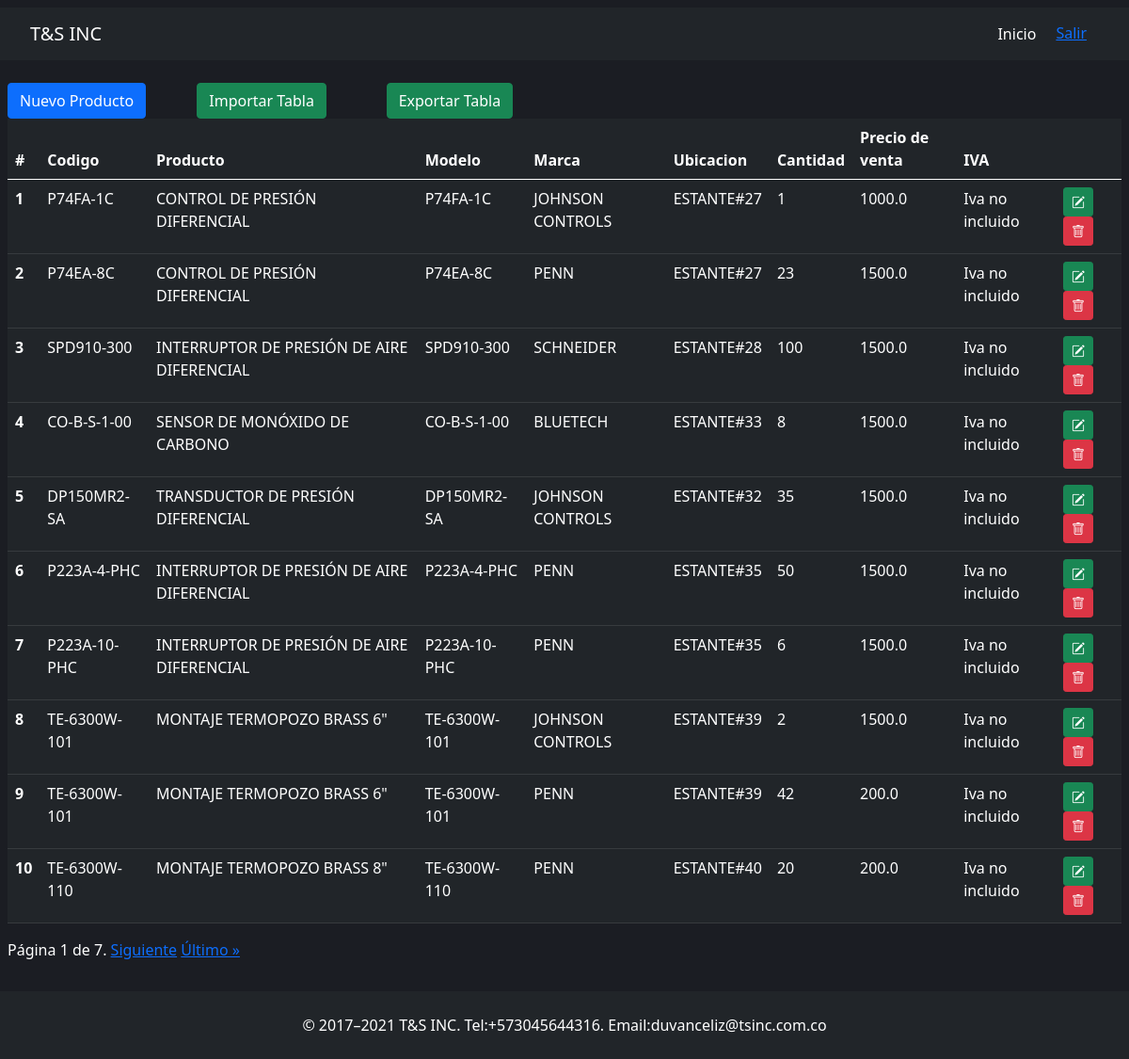
The page /product/ (signed in) on the database as committed earlier.
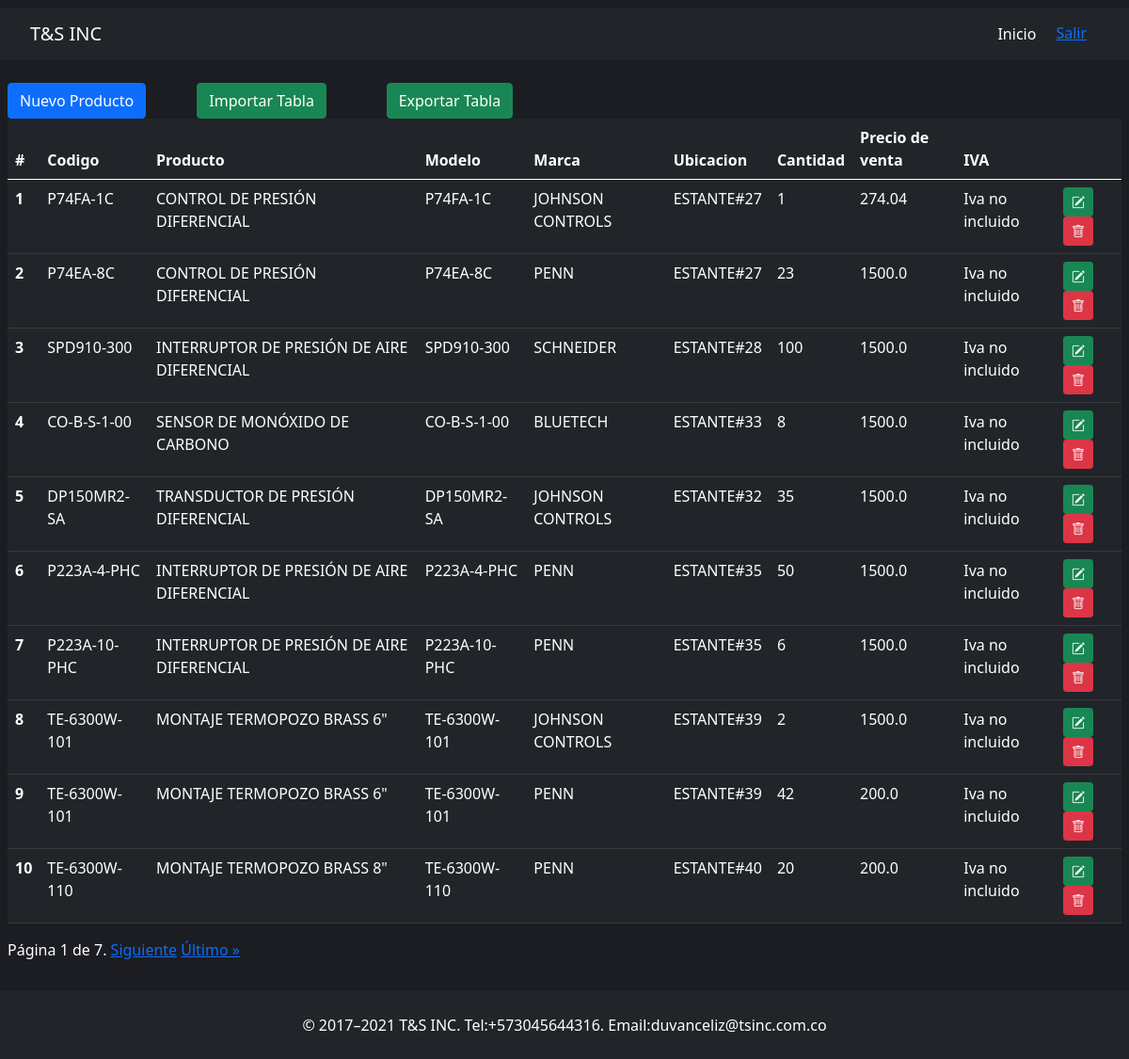
The same page on the database as committed later.
### tsinc/models.py (models this page shows, shortened)
class Product(models.Model):
    code = models.CharField(max_length=200, default=None)
    product_name = models.CharField(max_length=200, default=None)
    factory_ref = models.CharField(max_length=200, default=None)
    model = models.CharField(max_length=200, default=None)
    sale_price = models.FloatField()
    brand = models.CharField(max_length=200, default=None)
    location = models.CharField(max_length=200, default=None)
    quantity = models.IntegerField()
    point = models.CharField(max_length=100,null=True,blank=True)
    description = models.CharField(max_length=200,null=True,blank=True)
    iva = models.BooleanField(default=False)
    date = models.DateField(default=datetime.date.today)

### tsinc/views.py (the view)
# urls.py: path('product/', views.product, name='product' ),
@login_required
def product(request):
    product = Product.objects.all()
    paginator = Paginator(product, 10)
    page_number = request.GET.get('page')
    page_obj = paginator.get_page(page_number)
    return render(request, 'product.html',{'page_obj': page_obj})

### tsinc/templates/product.html (shortened to what this page needs)
{% extends 'layout.html' %} {% block body %}
<div class="container">
  <div class="row">
    <div class="col-2"><a class="btn btn-primary" href="{% url 'create_product' %}">Nuevo Producto</a></div>
    <div class="col-2"><a class="btn btn-success" href="{% url 'uploadproducts' %}">Importar Tabla</a></div>
    <div class="col-2"><a class="btn btn-success" href="{% url 'download_products' %}">Exportar Tabla</a></div>
  </div>
    <div class="row">
      <div class="col-12">
        <table class="table table-hover table-dark">
          <thead>
            <tr>
              <th scope="col">#</th>
              <th scope="col">Codigo</th>
              <th scope="col">Producto</th>
              <th scope="col">Modelo</th>
              <th scope="col">Marca</th>
              <th scope="col">Ubicacion</th>
              <th scope="col">Cantidad</th>
              <th scope="col">Precio de venta</th>
              <th scope="col">IVA</th>
              <th scope="col"></th>
            </tr>
          </thead>
          <tbody>
            <tr>
              {% for product in page_obj %}
              <th scope="row">{{product.id}}</th>
              <td>
                {{product.code}}
              </td>
              <td>{{product.product_name}}</td>
              <td>
                {{product.model}}
              </td>
              <td>
                {{product.brand}}
              </td>
              <td>
                {{product.location}}
              </td>
              <td>
                {{product.quantity}}
              </td>
              <td>
                {{product.sale_price}}
              </td>
              <td>
                {% if product.iva == False%}
                Iva no incluido
                {%else%}
                Iva incluido
                {% endif %}
              </td>
              <td>
                <button class="btn btn-success btn-sm">
                  <i class="bi bi-pencil-square"></i>
                </button>
                <a class="btn btn-danger btn-sm" href="" onclick="return verificar()">
                  <i class="bi bi-trash"></i>
                </a>
              </td>
            </tr>
            {%endfor%}
          </tbody>
        </table>
        <div class="pagination">
          <span class="step-links">
              <span class="current">
                  Página {{ page_obj.number }} de {{ page_obj.paginator.num_pages }}.
              </span>
              {% if page_obj.has_next %}
                  <a href="?page={{ page_obj.next_page_number }}">Siguiente</a>
                  <a href="?page={{ page_obj.paginator.num_pages }}">Último &raquo;</a>
              {% endif %}
          </span>
      </div>
      </div>
    </div>
  </div>
  {% load static %}
{% endblock %}

Rows that differ between the two databases and show on the page:
changed Product "P74FA-1C": sale_price "1000.0" → "274.04"
